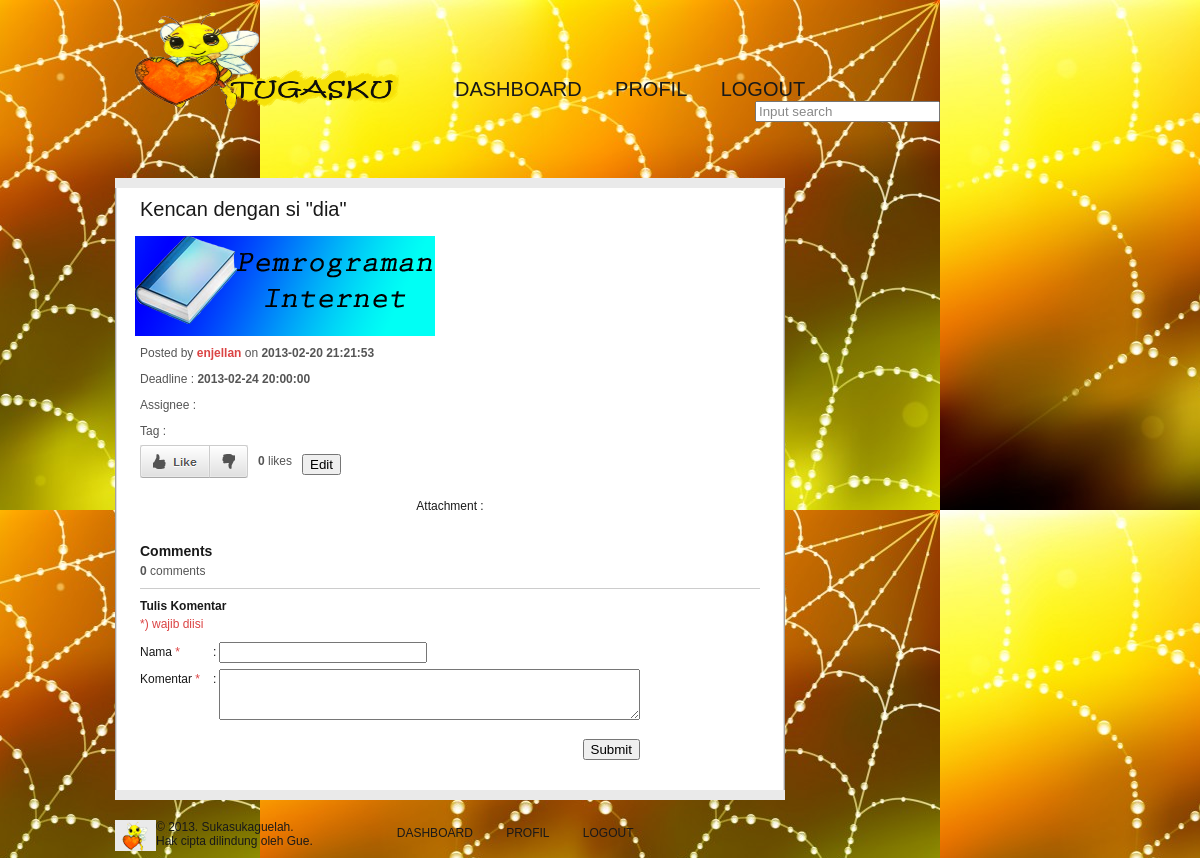
Screenshot of /rinciantugas.php?id=3 (signed in) with the database file from the repository.
### tables this page shows
CREATE TABLE IF NOT EXISTS `tasks` (
  `id` int(11) NOT NULL AUTO_INCREMENT,
  `name` varchar(50) NOT NULL,
  `creator` int(11) NOT NULL,
  `timestamp` datetime NOT NULL,
  `deadline` datetime NOT NULL,
  `category` int(11) NOT NULL,
  `done` tinyint(1) NOT NULL,
  PRIMARY KEY (`id`),
  CONSTRAINT FOREIGN KEY (`creator`) REFERENCES `members` (`id`) ON DELETE CASCADE ON UPDATE CASCADE,
  CONSTRAINT FOREIGN KEY (`category`) REFERENCES `categories` (`id`) ON DELETE CASCADE ON UPDATE CASCADE
);

CREATE TABLE IF NOT EXISTS `members` (
  `id` int(11) NOT NULL AUTO_INCREMENT,
  `username` varchar(50) NOT NULL,
  `password` varchar(256) NOT NULL,
  `fullname` varchar(50) NOT NULL,
  `birthdate` date NOT NULL,
  `email` varchar(50) NOT NULL,
  `avatar` varchar(50) NOT NULL,
  `gender` char(1) NOT NULL,
  `about` text,
  PRIMARY KEY (`id`),
  UNIQUE KEY `username` (`username`)
);

### rinciantugas.php (the view, shortened to what this page needs)
<?php
$id_task= $_GET['id'];
$host="localhost";
$username="progin";
$password="progin";
$db_name="progin_405_13510011";
$con=mysqli_connect($host,$username,$password,$db_name);
$result1=mysqli_query($con,"SELECT * FROM `tasks` WHERE id=$id_task");
$task = mysqli_fetch_array($result1);
$id_creator = $task['creator'];
$result2=mysqli_query($con,"SELECT * FROM `members` WHERE id=$id_creator");
$creator = mysqli_fetch_array($result2);
$count_comment = 0;
?>
<!DOCTYPE html>
<html xmlns="http://www.w3.org/1999/xhtml">
	<head>
		<link rel="stylesheet" type="text/css" href="style.css" title="style1" />
		<link rel="stylesheet" type="text/css" href="style2.css" title="style2" />
	</head>
	<body id="rincianbackground">
		<div id="wrapper">
			<div id="header">
				<div id="logo">
					<a href="dashboard.php"><img src="images/logo.png" alt="Logo" width="300" height="100" /></a>
				</div>
				<div id="menu">
					<ul>
						<li id="menuhome2"><a href="dashboard.php">DASHBOARD</a></li>
						<li id="menudkonten2"><a href="profil.php">PROFIL</a></li>
						<li id="menuregister2"><a href="logout.php">LOGOUT</a></li>
					</ul>
					<div class ="searchoption">
                    <input class="searchbox" type="text" value="Input search" onfocus="searchFocus(this)" onblur="searchBox(this)" />
                    </div>
				</div>
			</div>
			<div id="main">
				<div id="konten">
					<div class="atas">
					</div>
					<div class="tengah">
						<div class="judul">
							<?php echo $task['name'];?>
						</div>
                                            <div id ="dashboardimage"><img src="images/Prog_In.png" alt="dashboardimgprogin"/></div>
						<div class="detail">
							<div class="byon">
								Posted by <strong><span class="by"><?php echo $creator['username'];?></span></strong> on <strong><?php echo $task['timestamp'];?></strong>
							</div>
							<div class="byon">
								Deadline : <strong><?php echo $task['deadline'];?></strong>
							</div>
							<div class="byon">
								Assignee :
							</div>
                                                        <div class="byon">
								Tag :
							</div>
							<div class="likedislike">
								<ul class="ldbuttons">
									<li class="like" id="blike"><a href="javascript:like();void(0);"></a></li>
									<li class="dislike" id="bdislike"><a href="javascript:dislike();void(0);"></a></li>
								</ul>
							</div>
							<div class="count">
								<strong><span id="jmllike"></span></strong> likes
							</div>
                            <div class="count"><input type="button" name="edit" onclick="editTask()" value="Edit"/></div>
						</div><br><br><br><div class="videomode" align="center"> <br> Attachment :
							</div>
						<div class="komen">
							<div class="komenjudul">Comments</div>
							<div id="konten-commenter">
								<strong><span id="jmlkomen"><?php echo $count_comment;?></span></strong> comments
							</div>
							<div class="line-konten"></div>
							<form action="" method="get">
								<div id="komen-tulis"><strong>Tulis Komentar</strong></div>
								<div class="clear"></div>
								<div class="komen-label btg-mrh" id="komen-btg">*) wajib diisi</div>
								<div class="clear"></div>
								<div class="komen-label">Nama <span class="btg-mrh">*</span></div><div class="register-td">:</div><div class="register-input"><input class="register-input-input" type="text" name="nama" id="form-nama" /></div>
								<div class="clear error" id="error-username"></div>
								<div class="komen-label">Komentar <span class="btg-mrh">*</span></div><div class="register-td">:</div><div class="register-input"><textarea name="komentar" rows="3" cols="50" id="form-komen"></textarea></div>
								<div class="clear"></div>
								<div class="komen-submit"><input type="button" name="submit" onclick="commenting()" value="Submit" /></div>
							</form>
						</div>
					</div>
					<div class="bawah">
					</div>
				</div>
				</div>
			<div id="footer">
				<div id="little">
				</div>
				<div id="siteinfo">
					&copy; 2013. Sukasukaguelah.<br />
					Hak cipta dilindung oleh Gue.
				</div>
				<div id="botlink">
				<ul>
					<li><a href="dashboard.php">DASHBOARD</a></li>
					<li><a href="profil.php">PROFIL</a></li>
					<li><a href="javascript:void(0)" onclick="validateLogout()">LOGOUT</a></li>
				</ul>
				</div>
			</div>
		</div>
	</body>
</html>

### style.css (style rules this page uses)
body { background: #eaeaea url('images/bg.png') repeat-x top center; font-family: Arial, sans-serif; color: #191919; font-size: 12px; margin: 0; padding: 0; }
a img { border: 0; padding: 0; margin: 0; }
#wrapper { margin: 0 auto; width: 970px; }
#header { width: 980px; height: 100px; margin: 0; padding: 10px 0 0 0; }
#logo { float: left; width: 300px; height: 50px; margin: 0 0 0 10px; padding: 0; }
#menu { float: left; width: 500px; height: 100px; padding: 68px 0 0 15px; }
#menu ul { list-style: none; margin: 0; padding: 0; }
#menu li { display: inline; font-family: Impact, sans-serif; font-size: 20px; padding: 15px; }
#menu li a { color: #191919; text-decoration: none; }
#main { clear: both; margin: 0; padding: 0 0 10px 0; float : left; width : 40%; }
#konten { background-color: #000000; margin: 0 5px 0 0; padding: 0; float: inside; }
.atas { background: #eaeaea url('images/atas.png') no-repeat top center; width: 670px; height: 10px; }
.tengah { background: #eaeaea url('images/tengah.png') repeat-y top center; width: 670px; padding: 0; margin: 0 auto; }
.bawah { background: #eaeaea url('images/bawah.png') no-repeat top center; width: 670px; height: 10px; }
.judul { font-family: Impact, sans-serif; font-size: 20px; margin: 0; padding: 10px 25px 15px 25px; }
.detail { margin: 0; padding: 0 25px 0 25px; }
.byon { margin: 0; padding: 7px 0 5px 0; color: #555555; }
.by { color: #db4444; }
.likedislike { margin: -10px 0 30px 0; padding: 0; float: left; width: 108px; }
.ldbuttons { position: relative; }
.ldbuttons li { margin: 0; padding: 0; list-style: none; position: absolute; top: 0; }
.ldbuttons li, .ldbuttons a { height: 33px; display: block; }
.like { left: 0px; width: 70px; }
.like { background: url('images/like.png') 0 0; }
.dislike { left: 70px; width: 38px; }
.dislike { background: url('images/like.png') -70px 0; }
.count { margin: 11px 0 0 10px; padding: 0; float: left; color: #555555; }
.komen { clear: both; margin: 0; padding: 30px 25px 10px 25px; }
.komenjudul { margin: 0; padding: 0; font-weight: bold; font-size: 14px; }
.line-konten { margin: 10px 0 10px 0; padding: 0; background-color: #cccccc; height: 1px; }
#footer { margin: 0; padding: 10px 0 0 0; clear: both; }
#little { margin: 0; background: #eaeaea url('images/logo2.png') no-repeat center center; padding: 0 0 0 10px; height: 31px; width: 31px; float: left; }
#siteinfo { float: left; color: #191919; margin: 0; padding: 0 0 10px 0; }
#botlink { float: left; padding: 6px 0 0 69px; }
#botlink ul { list-style: none; margin: 0; padding: 0; }
#botlink li { display: inline; padding: 15px; }
#botlink li a { color: #191919; text-decoration: none; }
.register-td { font-size: 12px; float: left; margin: 3px 3px 0 3px; }
.register-input { font-size: 12px; float: left; margin: 0 0 5px 0; }
.register-input-input { width: 200px; }
.clear { clear: both; height: 1px; color: #db4444; }
.btg-mrh { color: #db4444; }
.komen-label { width: 70px; float: left; margin: 3px 0 0 0; }
.komen-submit { text-align: right; padding: 10px 120px 20px 0; }
#komen-btg { padding: 0 0 10px 0; }
#konten-commenter { margin: 0 auto; padding: 5px 0 0 0; color: #555555; }
.searchoption input { float : right; color : #888; }
#main { clear: both; margin: 0; padding: 0 0 10px 0; }
#rincianbackground { background-image:url('images/rinciantugas.jpg'); background-repeat: repeat; }
#dashboardimage { margin-left : 20px; }

### rows the page displays
tasks: name "Kencan dengan si \"dia\"", timestamp "2013-02-20 21:21:53", deadline "2013-02-24 20:00:00"
members: username "enjellan"

### other values shown
$count_comment "0"
